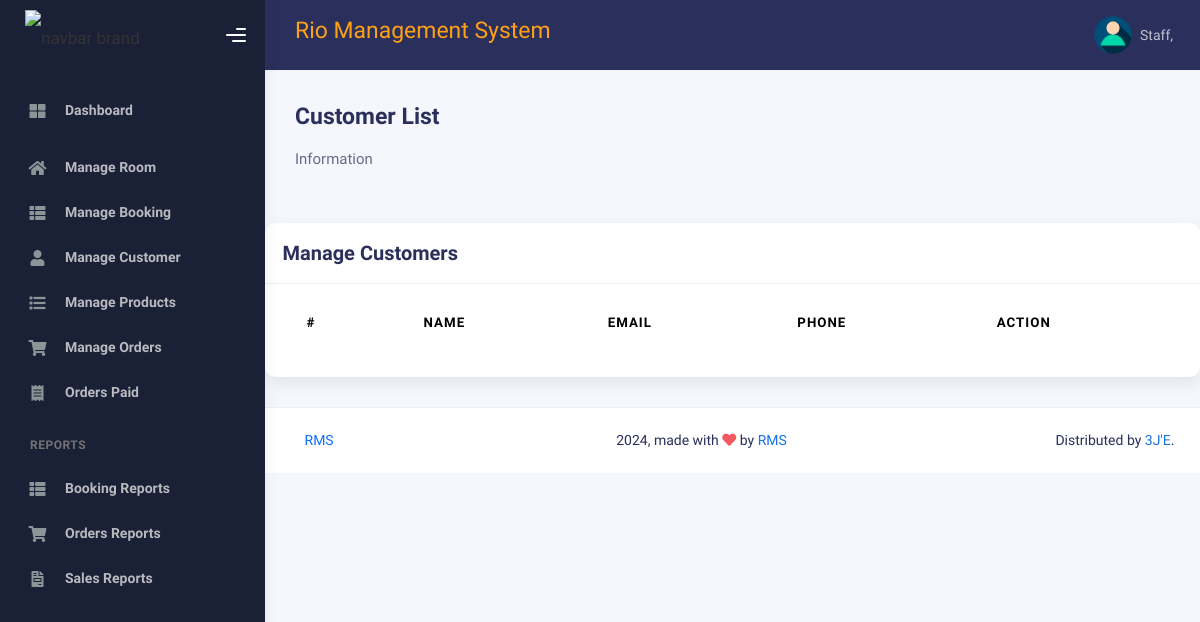
The page /staff/customer.php on the database as committed earlier.
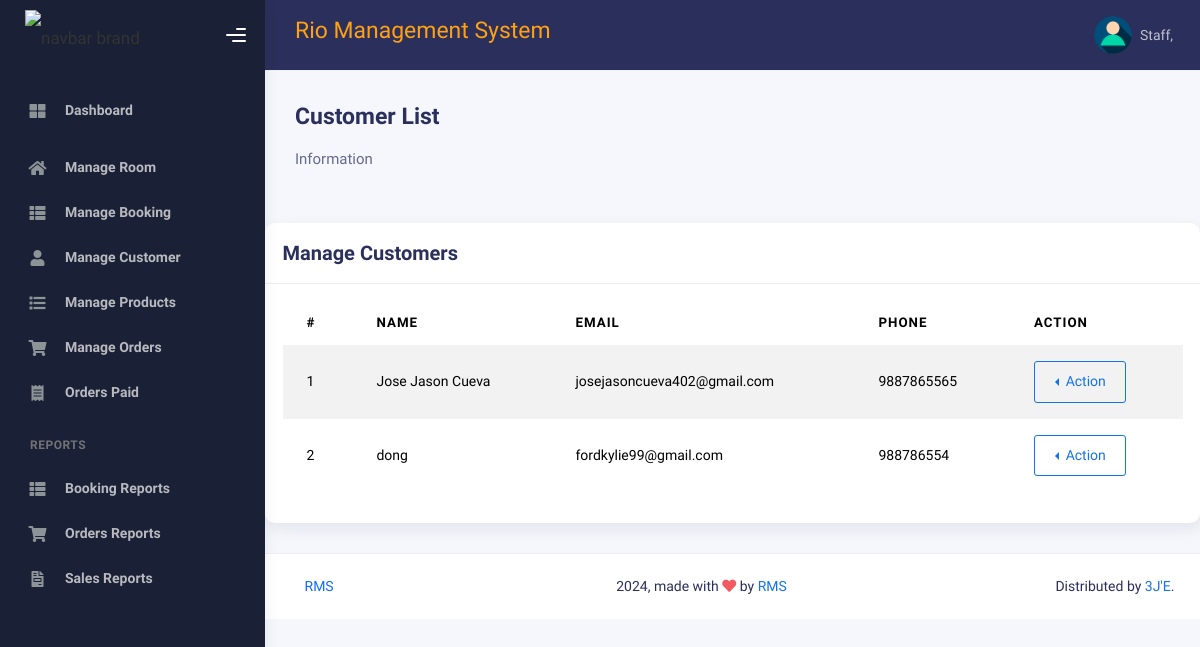
The same page on the database as committed later.
### tables this page shows
CREATE TABLE `customer` (
  `id` int(11) NOT NULL,
  `name` varchar(100) NOT NULL,
  `email` varchar(100) NOT NULL,
  `password` varchar(255) NOT NULL,
  `phone` bigint(11) NOT NULL,
  `date_created` timestamp NOT NULL DEFAULT current_timestamp(),
  `verified` tinyint(4) DEFAULT 0
);

### staff/customer.php (the view, shortened to what this page needs)
<?php
include("config/connect.php");
?>
<!DOCTYPE html>
<html lang="en">
<head>
    <link rel="stylesheet" href="assets/css/bootstrap.min.css" />
    <link rel="stylesheet" href="assets/css/plugins.min.css" />
    <link rel="stylesheet" href="assets/css/kaiadmin.min.css" />
    <link rel="stylesheet" href="assets/css/demo.css" />
</head>
<body>
<div class="wrapper">
    <?php include("include/sidenavigation.php");?>
    <div class="main-panel">
        <?php include("include/header.php");?>
        <div class="container">
          <div class="page-inner">
            <div class="d-flex align-items-left align-items-md-center flex-column flex-md-row pt-2 pb-4">
              <div>
                <h3 class="fw-bold mb-3">Customer List</h3>
                <h6 class="op-7 mb-2">Information</h6>
              </div>
            </div>
          </div>
          <div class="row">
              <div class="col-md-12">
                <div class="card">
                  <div class="card-header">
                    <div class="d-flex align-items-center">
                      <h4 class="card-title mb-0">Manage Customers</h4>
                    </div>
                  </div>
                  <div class="card-body">
                    <div class="table-responsive">
                      <table
                        id="basic-datatables"
                        class="display table table-striped table-hover" style="width: 100%;">
                        <thead>
                          <tr>
                            <th>#</th>
                            <th>Name</th>
                            <th>Email</th>
                            <th>Phone</th>
                            <th>Action</th>
                          </tr>
                        </thead>
                        <tbody>
                          <?php
                          $sql = "SELECT id, name, email, phone FROM customer";
                          $result = $conn->query($sql);
                          $cnt = 1;
                          if ($result->num_rows > 0) {
                              while ($row = $result->fetch_assoc()) {
                          ?>
                              <tr>
                                  <td><?php echo $cnt; ?></td>
                                  <td><?php echo $row['name']; ?></td>
                                  <td><?php echo $row['email']; ?></td>
                                  <td><?php echo $row['phone']; ?></td>
                                  <td>
                                      <div class="btn-group dropstart">
                                      <button
                                        type="button"
                                        class="btn btn-primary btn-border dropdown-toggle"
                                        data-bs-toggle="dropdown"
                                        aria-haspopup="true"
                                        aria-expanded="false"
                                      >
                                        Action
                                      </button>
                                    </div>
                                  </td>
                              </tr>
                          <?php
                              $cnt++;
                              }
                          }
                          ?>
                        </tbody>
                    </table>
                    </div>
                  </div>
                </div>
              </div>
          </div>
          <?php include("include/footer.php");?>
    </div>
</div>
</div>
</body>
</html>

### staff/include/sidenavigation.php (shortened to what this page needs)
<div class="sidebar" data-background-color="dark">
        <div class="sidebar-logo">
          <div class="logo-header" data-background-color="dark">
             <img
                  src="assets/img/a.jpg"
                  alt="navbar brand"
                  class="navbar-brand"
                  height="50"
                />
            <div class="nav-toggle">
              <button class="btn btn-toggle toggle-sidebar">
                <i class="gg-menu-right"></i>
              </button>
            </div>
          </div>
        </div>
        <div class="sidebar-wrapper scrollbar scrollbar-inner">
          <div class="sidebar-content">
            <ul class="nav nav-secondary">
              <li class="nav-item">
                <a href="dashboard.php">
                  <i class="fas fa-th-large"></i>
                  <p>Dashboard</p>
                </a>
              </li>
              <li class="nav-item">
                <a  href="room.php">
                  <i class="fas fa-home"></i>
                  <p>Manage Room</p>
                </a>
               <li class="nav-item">
                <a  href="booking_details.php">
                  <i class="fas fa-th-list"></i>
                  <p>Manage Booking</p>
                </a>
              </li>
              </li>
              <li class="nav-item">
                <a  href="customer.php">
                  <i class="fas fa-user"></i>
                  <p>Manage Customer</p>
                </a>
              </li>
              <li class="nav-item">
                <a  href="product.php">
                  <i class="fas fa-list"></i>
                  <p>Manage Products</p>
                </a>
              </li>
              <li class="nav-item">
                <a  href="order.php">
                  <i class="fas fa-shopping-cart"></i>
                  <p>Manage Orders</p>
                </a>
              </li>
              <li class="nav-item">
                <a  href="manage_order.php">
                  <i class="fas fa-receipt"></i>
                  <p>Orders Paid</p>
                </a>
              </li>
              <li class="nav-section">
                <h4 class="text-section">Reports</h4>
              </li>
              <li class="nav-item">
                <a  href="booking_reports.php">
                  <i class="fas fa-th-list"></i>
                  <p>Booking Reports</p>
                </a>
              </li>
               <li class="nav-item">
                <a  href="order_reports.php">
                  <i class="fas fa-shopping-cart"></i>
                  <p>Orders Reports</p>
                </a>
              </li>
               <li class="nav-item">
                <a  href="sales_report.php">
                  <i class="fas fa-file-invoice"></i>
                  <p>Sales Reports</p>
                </a>
              </li>
          </div>
        </div>
      </div>

### staff/include/header.php (shortened to what this page needs)
<div class="main-header">
  <nav class="navbar navbar-header navbar-header-transparent navbar-expand-lg border-bottom" style="background-color: #2a2f5b; color: #FEA116; font-family: Arial;">
    <div class="container-fluid">
      <nav class="navbar navbar-header-left navbar-expand-lg navbar-form nav-search p-0 d-none d-lg-flex">
        <div>
          <h3>Rio Management System</h3>
        </div>
      </nav>
      <ul class="navbar-nav topbar-nav ms-md-auto align-items-center">
        <li class="nav-item topbar-user dropdown hidden-caret">
          <a class="dropdown-toggle profile-pic" data-bs-toggle="dropdown" href="#" aria-expanded="false">
            <div class="avatar-sm">
              <img src="assets/img/p.png" alt="Staff Avatar" class="avatar-img rounded-circle" />
            </div>
            <span class="profile-username" style="color:white;">
              <span class="op-7">Staff,</span>
            </span>
          </a>
        </li>
      </ul>
    </div>
  </nav>
</div>

### staff/include/footer.php
<footer class="footer">
          <div class="container-fluid d-flex justify-content-between">
            <nav class="pull-left">
              <ul class="nav">
                <li class="nav-item">
                  <a class="nav-link" href="http://rio-lawis.com">
                    RMS
                  </a>
                </li>
              </ul>
            </nav>
            <div class="copyright">
              2024, made with <i class="fa fa-heart heart text-danger"></i> by
              <a href="http://rio-lawis.com">RMS</a>
            </div>
            <div>
              Distributed by
              <a target="_blank" href="https://rio-lawis.com/">3J'E</a>.
            </div>
          </div>
        </footer>

Rows that differ between the two databases and show on the page:
added customer: name "Jose Jason Cueva", email "josejasoncueva402@gmail.com", phone "9887865565"
added customer: name "dong", email "fordkylie99@gmail.com", phone "988786554"
